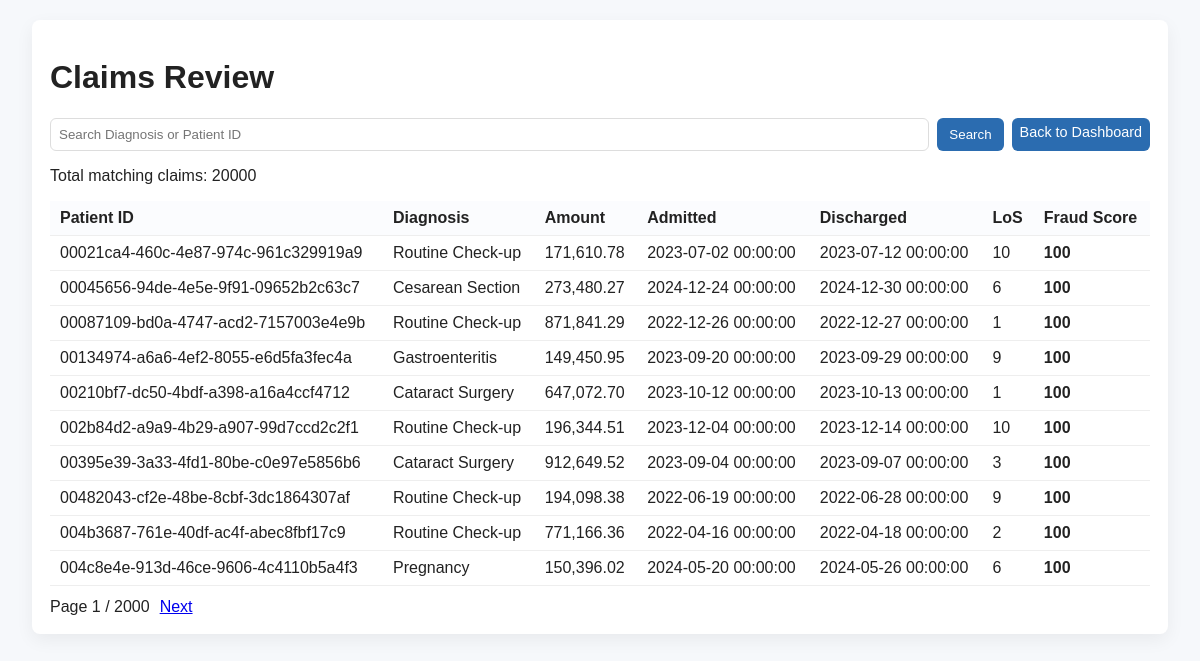
The page /claims on the database its author committed.
### tables this page shows
CREATE TABLE "claims" (
"patient_id" TEXT,
  "age" INTEGER,
  "gender" TEXT,
  "date_admitted" TIMESTAMP,
  "date_discharged" TIMESTAMP,
  "diagnosis" TEXT,
  "amount_billed" REAL,
  "length_of_stay" INTEGER,
  "age_risk" REAL,
  "stay_penalty" REAL,
  "fraud_score" INTEGER
);

### app.py (the view)
@app.route("/claims")
def claims():
    q = request.args.get("q", "").strip()
    page = max(1, int(request.args.get("page", 1)))
    offset = (page - 1) * PER_PAGE
    db = get_db()
    base_sql = "SELECT * FROM claims"
    params = []
    where = ""
    if q:
        where = " WHERE diagnosis LIKE ? OR patient_id LIKE ?"
        params.extend([f"%{q}%", f"%{q}%"])
    count_sql = f"SELECT COUNT(*) as cnt FROM claims{where}"
    total = db.execute(count_sql, params).fetchone()["cnt"]
    sql = base_sql + where + " ORDER BY fraud_score DESC LIMIT ? OFFSET ?"
    params.extend([PER_PAGE, offset])
    rows = db.execute(sql, params).fetchall()
    total_pages = max(1, math.ceil(total / PER_PAGE))
    return render_template("claims.html",
                           claims=rows,
                           q=q,
                           page=page,
                           total_pages=total_pages,
                           total=total)

### app.py (called while the page is built)
def get_db():
    db = getattr(g, "_db", None)
    if db is None:
        if not DB_PATH.exists():
            raise RuntimeError("Database not found. Run load_data.py first.")
        db = sqlite3.connect(str(DB_PATH))
        db.row_factory = sqlite3.Row
        g._db = db
    return db

### templates/claims.html (shortened to what this page needs)
<!doctype html>
<html>
<head>
  <link rel="stylesheet" href="{{ url_for('static', filename='styles.css') }}">
</head>
<body>
  <div class="container">
    <h1>Claims Review</h1>
    <form method="get" action="{{ url_for('claims') }}" class="search-form">
      <input type="text" name="q" value="{{ q }}" placeholder="Search Diagnosis or Patient ID">
      <button type="submit">Search</button>
      <a href="{{ url_for('index') }}" class="btn small">Back to Dashboard</a>
    </form>
    <p>Total matching claims: {{ total }}</p>
    <table class="claims-table">
      <thead>
        <tr>
          <th>Patient ID</th>
          <th>Diagnosis</th>
          <th>Amount</th>
          <th>Admitted</th>
          <th>Discharged</th>
          <th>LoS</th>
          <th>Fraud Score</th>
        </tr>
      </thead>
      <tbody>
        {% for r in claims %}
        <tr>
          <td>{{ r['patient_id'] }}</td>
          <td>{{ r['diagnosis'] }}</td>
          <td>{{ "{:,.2f}".format(r['amount_billed']) }}</td>
          <td>{{ r['date_admitted'] }}</td>
          <td>{{ r['date_discharged'] }}</td>
          <td>{{ r['length_of_stay'] }}</td>
          <td><strong>{{ r['fraud_score'] }}</strong></td>
        </tr>
        {% endfor %}
      </tbody>
    </table>
    <div class="pagination">
      <span>Page {{ page }} / {{ total_pages }}</span>
      {% if page < total_pages %}
        <a href="{{ url_for('claims', q=q, page=page+1) }}">Next</a>
      {% endif %}
    </div>
  </div>
</body>
</html>

### static/styles.css (style rules this page uses)
body { font-family: Arial, sans-serif; background:#f6f8fb; color:#222; margin:0; padding:20px; }
.container { max-width:1100px; margin:0 auto; background:#fff; padding:18px; border-radius:8px; box-shadow:0 6px 18px rgba(0,0,0,0.06); }
.btn { display:inline-block; background:#2b6cb0; color:#fff; padding:8px 12px; border-radius:6px; text-decoration:none; }
.btn.small { padding:6px 8px; font-size:0.9rem; }
.search-form { display:flex; gap:8px; margin-bottom:12px; }
.search-form input { flex:1; padding:8px; border-radius:6px; border:1px solid #ddd; }
.search-form button { padding:8px 12px; border-radius:6px; border:none; background:#2b6cb0; color:#fff; }
.claims-table { width:100%; border-collapse:collapse; margin-top:8px; }
.claims-table th, .claims-table td { padding:8px 10px; border-bottom:1px solid #eee; text-align:left; }
.claims-table th { background:#fbfcfe; position:sticky; top:0; }
.pagination { margin-top:12px; display:flex; gap:10px; align-items:center; }

### rows shown on the page
claims: patient_id "00021ca4-460c-4e87-974c-961c329919a9", diagnosis "Routine Check-up", amount_billed "171,610.78", date_admitted "2023-07-02 00:00:00", date_discharged "2023-07-12 00:00:00", length_of_stay "10", fraud_score "100"
claims: patient_id "00045656-94de-4e5e-9f91-09652b2c63c7", diagnosis "Cesarean Section", amount_billed "273,480.27", date_admitted "2024-12-24 00:00:00", date_discharged "2024-12-30 00:00:00", length_of_stay "6", fraud_score "100"
claims: patient_id "00087109-bd0a-4747-acd2-7157003e4e9b", diagnosis "Routine Check-up", amount_billed "871,841.29", date_admitted "2022-12-26 00:00:00", date_discharged "2022-12-27 00:00:00", length_of_stay "1", fraud_score "100"
claims: patient_id "00134974-a6a6-4ef2-8055-e6d5fa3fec4a", diagnosis "Gastroenteritis", amount_billed "149,450.95", date_admitted "2023-09-20 00:00:00", date_discharged "2023-09-29 00:00:00", length_of_stay "9", fraud_score "100"
claims: patient_id "00210bf7-dc50-4bdf-a398-a16a4ccf4712", diagnosis "Cataract Surgery", amount_billed "647,072.70", date_admitted "2023-10-12 00:00:00", date_discharged "2023-10-13 00:00:00", length_of_stay "1", fraud_score "100"
claims: patient_id "002b84d2-a9a9-4b29-a907-99d7ccd2c2f1", diagnosis "Routine Check-up", amount_billed "196,344.51", date_admitted "2023-12-04 00:00:00", date_discharged "2023-12-14 00:00:00", length_of_stay "10", fraud_score "100"
claims: patient_id "00395e39-3a33-4fd1-80be-c0e97e5856b6", diagnosis "Cataract Surgery", amount_billed "912,649.52", date_admitted "2023-09-04 00:00:00", date_discharged "2023-09-07 00:00:00", length_of_stay "3", fraud_score "100"
claims: patient_id "00482043-cf2e-48be-8cbf-3dc1864307af", diagnosis "Routine Check-up", amount_billed "194,098.38", date_admitted "2022-06-19 00:00:00", date_discharged "2022-06-28 00:00:00", length_of_stay "9", fraud_score "100"
claims: patient_id "004b3687-761e-40df-ac4f-abec8fbf17c9", diagnosis "Routine Check-up", amount_billed "771,166.36", date_admitted "2022-04-16 00:00:00", date_discharged "2022-04-18 00:00:00", length_of_stay "2", fraud_score "100"
claims: patient_id "004c8e4e-913d-46ce-9606-4c4110b5a4f3", diagnosis "Pregnancy", amount_billed "150,396.02", date_admitted "2024-05-20 00:00:00", date_discharged "2024-05-26 00:00:00", length_of_stay "6", fraud_score "100"

### other values the page prints
{{ total }} "20000"
{{ page }} "1"
{{ total_pages }} "2000"
